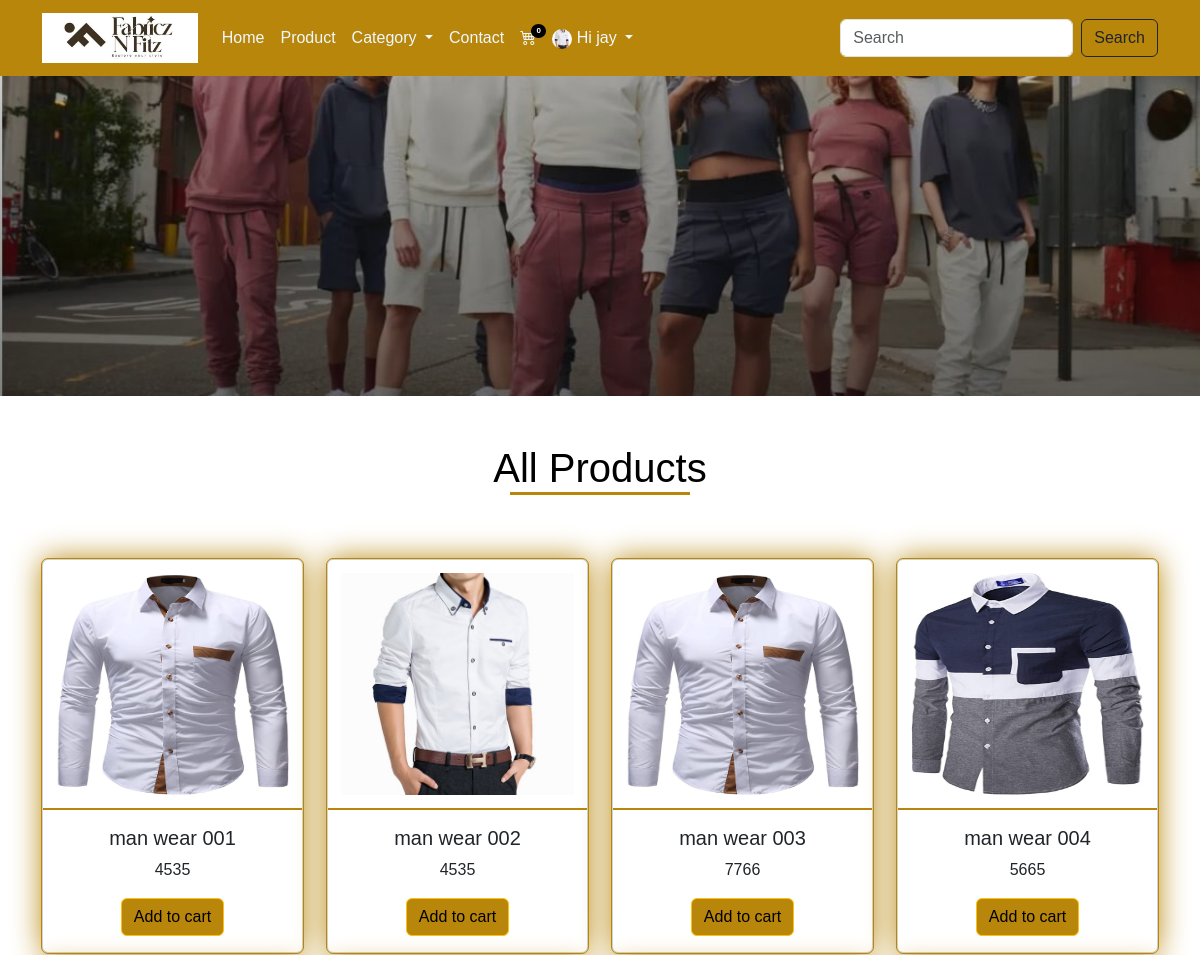
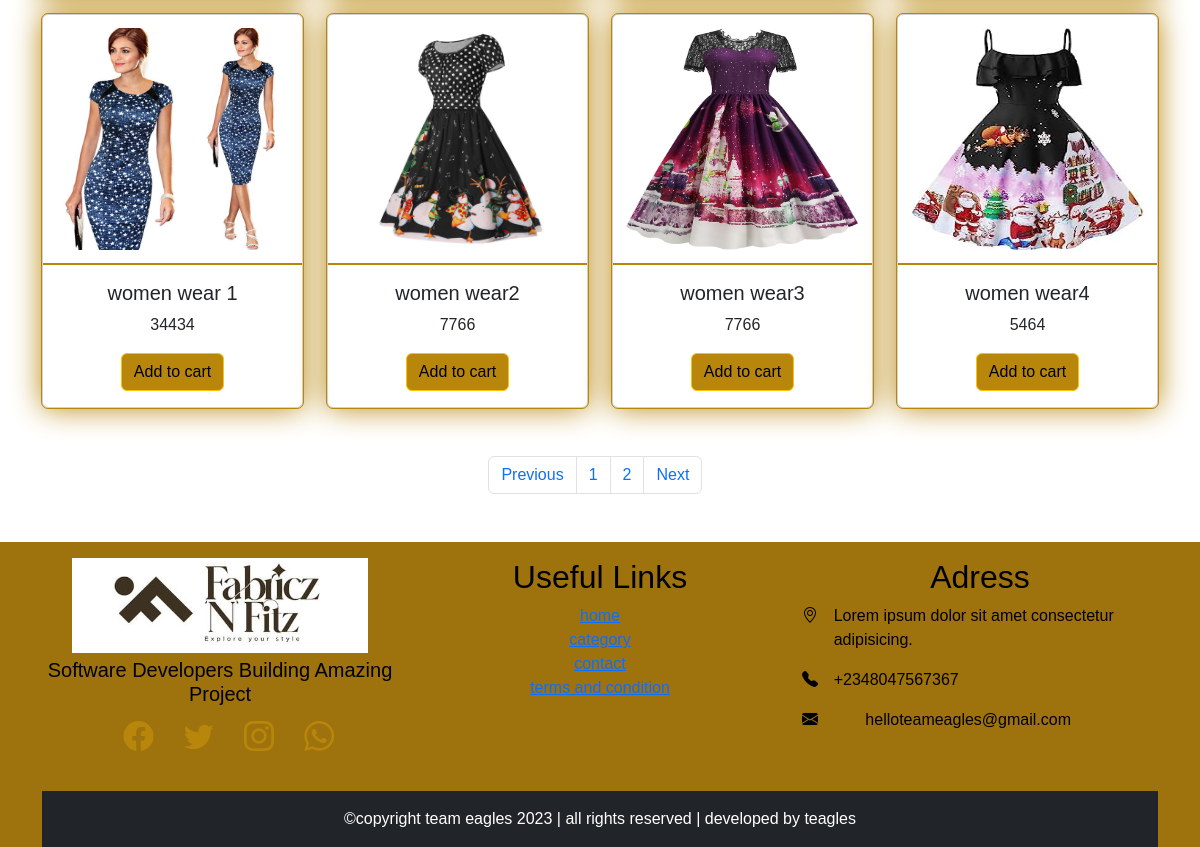
Screenshot of /product (signed in) with the database file from the repository (2 pictures, top to bottom).
### main/models.py (models this page shows, shortened)
class Appinfo(models.Model):
    appname = models.CharField(max_length=50)
    logo = models.ImageField(upload_to='logo')
    banner = models.ImageField(upload_to='banner')
    carousel1 = models.ImageField(upload_to='carousel')
    carousel2 = models.ImageField(upload_to='carousel')
    carousel3 = models.ImageField(upload_to='carousel')

class Buyer(models.Model):
    user = models.OneToOneField(User, on_delete=models.CASCADE)
    first_name = models.CharField(max_length=100)
    last_name = models.CharField(max_length=100)
    phone = models.CharField(max_length=20)
    address = models.CharField(max_length=100)
    email = models.CharField(max_length=104)
    pix = models.ImageField(upload_to='profilepix')
    joined = models.DateTimeField(auto_now_add=True)

class Product(models.Model):
    type = models.ForeignKey(Category, on_delete=models.CASCADE)
    name = models.CharField(max_length=50)
    slug = models.SlugField(unique=True)
    img = models.ImageField(upload_to='product')
    price = models.IntegerField()
    description = models.TextField()
    size = models.CharField(max_length=50, blank=True, null=True)
    popular = models.BooleanField(default=False)
    featured = models.BooleanField(default=False)
    uploaded = models.DateTimeField(auto_now_add=True)

### main/views.py (the view)
# urls.py: path('product', views.products, name='products'),
def products(request):
    prod = Product.objects.all()
    p = Paginator(prod, 8)
    page = request.GET.get('page')
    pagin = p.get_page(page)
    context = {
        'pagin':pagin,
    }
    return render(request, 'products.html', context)

### main/context_processor.py (called while the page is built)
def feature(request):
    info = Appinfo.objects.get(pk=1)
    categ = Category.objects.all()
    context = {
        'info':info,
        'categ':categ,
    }
    return context

def cartcount(request):
    cart = Cart.objects.filter(user__username = request.user.username, paid=False)
    itemcount = 0
    for item in cart:
        itemcount += item.quantity
    context = {
        'itemcount':itemcount
    }
    return context

### main/templates/products.html (shortened to what this page needs)
{% extends 'base.html' %}
{% block header %} {% include 'header.html' %} {% endblock header %}
{% block banner %} {% include 'banner.html' %} {% endblock banner %}
{% block content %}
<div class="container mt-5 mb-5">
    <h1 class="text-center text-capitalize mb-5 title">All Products</h1>
    <div class="row">
      {% for item in pagin %}
        <div class="col-12 col-md-6 col-lg-3 mt-3">
            <div class="card popcard">
                <img src="{{item.img.url}}" class="card-img-top" alt="...">
                <div class="card-body">
                  <h5 class="card-title text-caitalizetx text-center">{{item.name}}</h5>
                  <p class="card-text text-center">{{item.price}}</p>
                  <form action="{% url 'add_to_cart' %}" method="POST">
                      <button type="submit" class="btn btn-warning">Add to cart</button>
                   </form>
                </div>
             </div>
         </div>
      {% endfor %}
    </div>
    <div class="paginate mt-5">
      <nav aria-label="Page navigation example mt-4">
        <ul class="pagination">
          {% if pagin.has_previous %}
           <li class="page-item"><a class="page-link" href="?page={{pagin.previous_page_number}}">Previous</a></li>
          {% else %}
          <li class="page-item"><a class="page-link" href="?page=1">Previous</a></li>
          {% endif %}
          {% for item in pagin.paginator.page_range %}
            {% if pagin.number == item %}
              <li class="page-item"><a class="page-link" href="#">{{item}}</a></li>
            {% else %}
              <li class="page-item"><a class="page-link" href="?page={{item}}">{{item}}</a></li>
            {% endif %}
          {% endfor %}
          {% if pagin.has_next %}
            <li class="page-item"><a class="page-link" href="?page={{pagin.next_page_number}}">Next</a></li>
          {% else %}
            <li class="page-item"><a class="page-link" href="?page={{pagin.paginator.num_pages}}">Next</a></li>
          {% endif %}
        </ul>
      </nav>
    </div>
</div>
{% endblock content %}
{% block footer %} {% include 'footer.html' %} {% endblock footer %}

### main/templates/header.html (shortened to what this page needs)
<nav class="navbar navbar-expand-lg">
    <div class="container">
        <a class="navbar-brand" href="#"><img src="{{info.logo.url}}" alt="" style="height: 50px;"></a>
        <div class="collapse navbar-collapse" id="navbarSupportedContent">
        <ul class="navbar-nav me-auto mb-2 mb-lg-0">
            {% if user.is_authenticated %}
            <li class="nav-item">
                <a class="nav-link" aria-current="page" href="{% url 'home' %}">Home</a>
                </li>
                <li class="nav-item">
                   <a class="nav-link" href="{% url 'products' %}">Product</a>
                </li>
                <li class="nav-item dropdown">
                   <a class="nav-link dropdown-toggle" href="#" role="button" data-bs-toggle="dropdown" aria-expanded="false">
                      Category
                  </a>
                </li>
                <li class="nav-item">
                    <a class="nav-link" href="{% url 'contact' %}">Contact</a>
                </li>
                <li class="nav-item">
                    <a class="nav-link" href="{% url 'cart' %}">
                      <div class="wrapper">
                        <i class="bi bi-cart4"></i>
                        <span class="badge">{{itemcount}}</span>
                     </div>
                    </a>
                </li>
                <li class="nav-item dropdown">
                    <a class="nav-link dropdown-toggle" href="#" role="button" data-bs-toggle="dropdown" aria-expanded="false">
                        {% if user.buyer %}
                            <img src="{{user.buyer.pix.url}}" alt="" style="height: 20px;">
                        {% endif %}
                        <span>Hi {{user.username}}</span>
                    </a>
                </li>
            {% endif %}
        </ul>
        <form action="{% url 'search' %}" method="POST" class="d-flex" role="search">
            <input class="form-control me-2" name="item" type="search" placeholder="Search" aria-label="Search">
            <button class="btn btn-outline-dark" type="submit">Search</button>
        </form>
        </div>
    </div>
</nav>

### main/static/css/style.css (style rules this page uses)
* { padding: 0%; margin: 0%; box-sizing: border-box; }
.navbar { background-color: darkgoldenrod; }
.navbar-nav a { color: aliceblue; }
.wrapper { position: relative; }
.wrapper span { position: absolute; top: -2px; right: -10px; background-color: black; font-size: 8px; border-radius: 50%; }
.nav-item img { border-radius: 50%; }
:root { --bg: white; --icon: black; --text: black; }
body { background: var(--bg) !important; color: var(--text) !important; font-family: 'Oxygen', sans-serif, cursive !important; }
.popcard { text-align: center; outline: 1px solid darkgoldenrod; box-shadow: 0px 0px 30px darkgoldenrod; transition: 1s; cursor: pointer; }
.popcard img { height: 250px; border-bottom: 2px solid darkgoldenrod; padding: 5%; }
.popcard button { background-color: darkgoldenrod; }
.title::after { content: ''; display: block; width: 180px; height: 3px; background-color: darkgoldenrod; margin-left: auto; margin-right: auto; }
.paginate { margin-left: 40%; }

### rows the page displays
Appinfo: logo (picture)
Product: img (picture), name "man wear 001", price "4535"
Product: img (picture), name "man wear 002", price "4535"
Product: img (picture), name "man wear 003", price "7766"
Product: img (picture), name "man wear 004", price "5665"
Product: img (picture), name "women wear 1", price "34434"
Product: img (picture), name "women wear2", price "7766"
Product: img (picture), name "women wear3", price "7766"
Product: img (picture), name "women wear4", price "5464"

### other values shown
{{ itemcount }} "0"
{{ user.username }} "jay"
{{ item }} "1"
{{ item }} "2"
